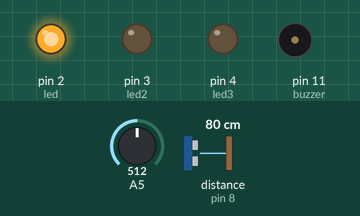
Simulated run of this sketch. Board: Arduino Uno, built with avr-gcc and run on an emulated ATmega328P. Parts: output pins drawn as LEDs (lit = HIGH), buzzer (waves = sounding). Wiring (inferred from the names in the program): ultrasonic range finder: trigger pin 9; echo pin 8. Inputs (shaded band) come from the test bench; at power-on: distance to the obstacle (sensor on pin 8) 80 cm, A5 = 512. The echo pulse lasts 58.3 µs per cm; pins used as bus, display or sensor lines are not drawn.

Above: at 1.2 s.
1.3 s: distance to the obstacle (sensor on pin 8) set to 12 cm
4.3 s: distance to the obstacle (sensor on pin 8) set to 9 cm
At 4.8 s:
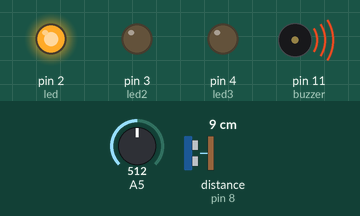
5.8 s: A5 set to 982
7.3 s: A5 set to 1018
At 8.1 s:
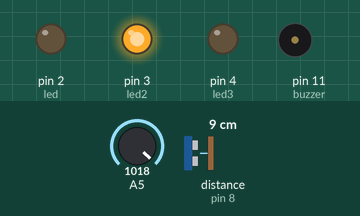
10.3 s: A5 set to 990
At 11.5 s:
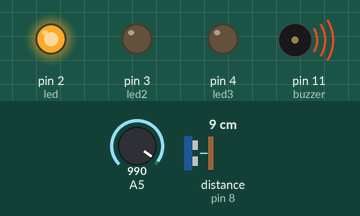
11.8 s: A5 set to 1010
At 13.6 s:
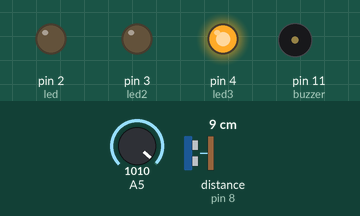
Timing chart, 0 to 15.8 s (numbered marks = the images above; inputs shaded):
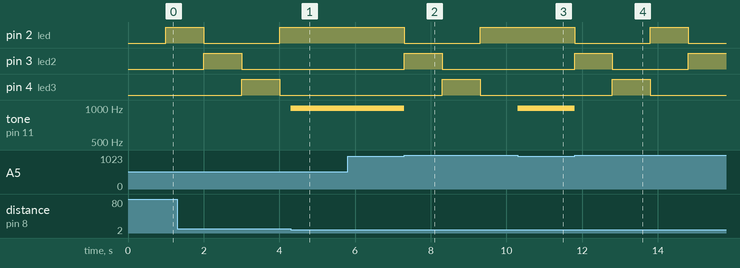

Measured:
- the behaviour switches between 11 and 10 cm on distance to the obstacle (sensor on pin 8) (found by bisection; images 0 and 1)
- the behaviour switches between 999 and 1000 on A5 (found by bisection; images 1 and 2)
- after the input at 4.3 s, pin 2 (led): stays HIGH (without the input it goes to LOW after 0.70 s); pin 3 (led2): stays LOW (without the input it goes to HIGH after 0.70 s); tone on pin 11 (buzzer): silent → 999 Hz at once
- after the input at 5.8 s, every drawn part: stays the same
- after the input at 7.3 s, pin 2 (led): HIGH → LOW at once, → HIGH 2.0 s later; pin 3 (led2): LOW → HIGH at once, → LOW 1.0 s later; pin 4 (led3): LOW → HIGH after 1.0 s, → LOW 1.0 s later; tone on pin 11 (buzzer): 999 Hz → silent at once
- after the input at 10.3 s, pin 2 (led): stays HIGH (without the input it goes to LOW after 0.00 s); pin 3 (led2): stays LOW (without the input it goes to HIGH after 0.00 s); pin 4 (led3): stays LOW (without the input it goes to HIGH after 1.0 s); tone on pin 11 (buzzer): silent → 999 Hz at once
- after the input at 11.8 s, pin 2 (led): HIGH → LOW at once, → HIGH 2.0 s later, → LOW 1.0 s later; pin 3 (led2): LOW → HIGH at once, → LOW 1.0 s later, → HIGH 2.0 s later; pin 4 (led3): LOW → HIGH after 1.0 s, → LOW 1.0 s later; tone on pin 11 (buzzer): 999 Hz → silent at once

The sketch:

cahayaxultra.ino.ino
```cpp
// Inisialisasi pin
const int trigPin = 9;
const int echoPin = 8;
const int led = 2;
const int led2 = 3;
const int led3 = 4;
const int buzzer = 11;

// Timer 1: Khusus untuk Buzzer dan LED2 (Jarak 10-25cm)
unsigned long previousMillis_Buzzer = 0;
const unsigned long interval_Buzzer = 1000; // Bip setiap 1 detik
bool stateBuzzer = false;

// Timer untuk LED sequence
unsigned long previousMillis_LED = 0;
const unsigned long interval_LED = 1000;
int stepLED = 0;

// Variabel pengukuran
long duration;
float distance;

void setup()
{
  pinMode(buzzer, OUTPUT);
  pinMode(led, OUTPUT);
  pinMode(led2, OUTPUT);
  pinMode(led3, OUTPUT);
  pinMode(trigPin, OUTPUT);
  pinMode(echoPin, INPUT);
  pinMode(A5, INPUT);

  Serial.begin(9600);
}

void loop()
{
  // Kirim pulsa trigger
  digitalWrite(trigPin, LOW);
  delayMicroseconds(2);
  digitalWrite(trigPin, HIGH);
  delayMicroseconds(10);
  digitalWrite(trigPin, LOW);

  // Baca waktu pantulan echo
  duration = pulseIn(echoPin, HIGH);
  // Baca LDR
  int ldr = analogRead(A5);

  //Ambil Waktu
  unsigned long currentMillis = millis();

  // Konversi waktu ke centimeter
  distance = duration * 0.0343 / 2;

  // Logika kontrol berdasarkan jarak
  if (distance <= 10 && ldr < 1000)
  {
    digitalWrite(led2, LOW);
    digitalWrite(led3, LOW);
    digitalWrite(buzzer, HIGH);
    tone(buzzer, 999);
    digitalWrite(led, HIGH);
  }
  else if (distance > 10 && distance <= 25 && ldr < 400)
  { if (currentMillis - previousMillis_Buzzer >= interval_Buzzer) {
      previousMillis_Buzzer = currentMillis; // Update catatan waktu Timer 1
  }
    digitalWrite(led3, LOW);
    digitalWrite(led, LOW);
    digitalWrite(buzzer, HIGH);
    tone(buzzer, 999);
    digitalWrite(led2, HIGH);
    digitalWrite(led2, LOW);
  }
  else
  { // Running LED bergantian setiap 1 detik
    noTone(buzzer);

    if (currentMillis - previousMillis_LED >= interval_LED) {
      previousMillis_LED = currentMillis;

      // Reset semua LED
      digitalWrite(led, LOW);
      digitalWrite(led2, LOW);
      digitalWrite(led3, LOW);

      // Jalankan step LED
      if (stepLED == 0) {
        digitalWrite(led, HIGH);
      } else if (stepLED == 1) {
        digitalWrite(led2, HIGH);
      } else if (stepLED == 2) {
        digitalWrite(led3, HIGH);
      }

      stepLED++;
      if (stepLED > 2) stepLED = 0;
    }
  }


}
```
